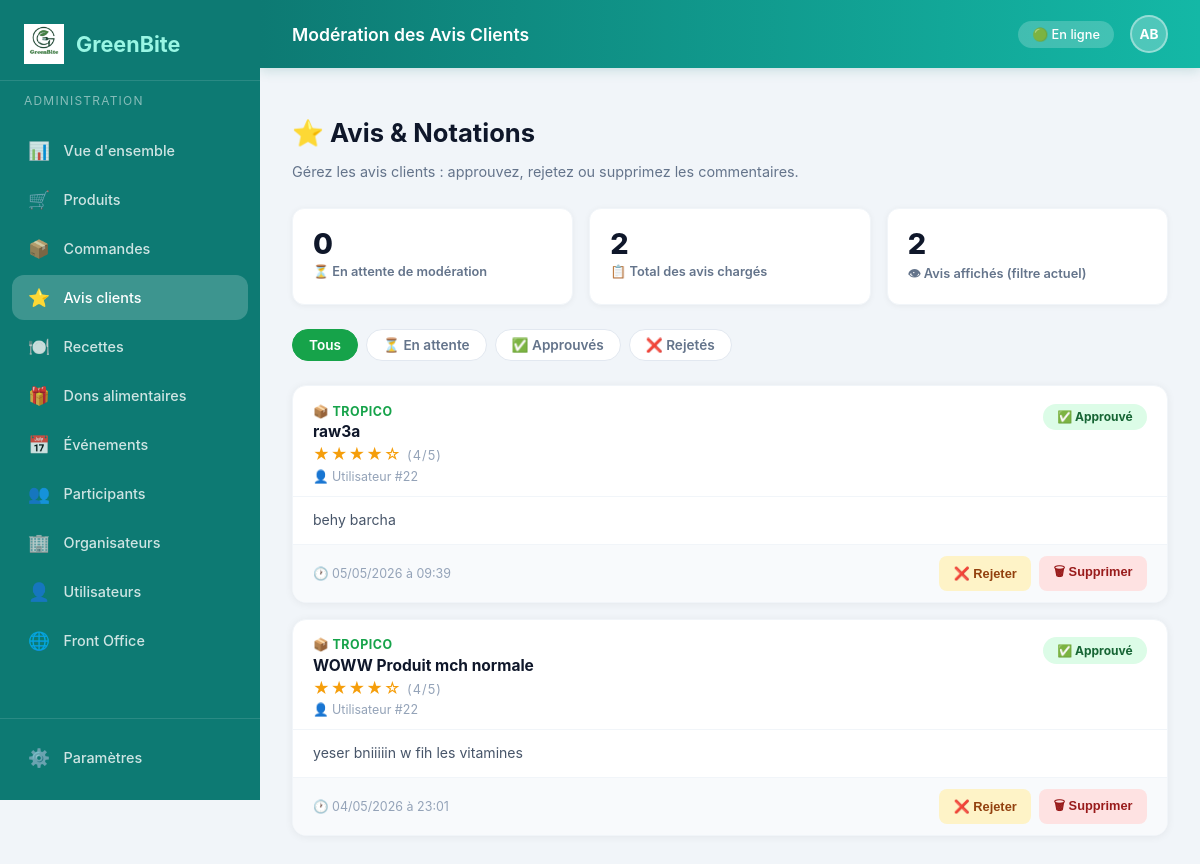
Screenshot of /Green-Bite/View/back-office/reviews_moderation.php (signed in) with the database file from the repository.
### tables this page shows
CREATE TABLE `avis` (
  `id_avis` int(10) UNSIGNED NOT NULL,
  `id_produit` int(10) UNSIGNED NOT NULL,
  `id_utilisateur` int(10) UNSIGNED NOT NULL,
  `note` tinyint(4) NOT NULL CHECK (`note` between 1 and 5),
  `titre` varchar(150) NOT NULL,
  `texte` text NOT NULL,
  `statut` enum('en-attente','approuve','rejet') NOT NULL DEFAULT 'en-attente',
  `nombre_utilites` int(10) UNSIGNED NOT NULL DEFAULT 0,
  `date_avis` datetime NOT NULL DEFAULT current_timestamp()
);

CREATE TABLE `produits` (
  `id_produit` int(11) NOT NULL,
  `nom` varchar(150) NOT NULL,
  `marque` varchar(120) NOT NULL,
  `code_barre` varchar(80) DEFAULT NULL,
  `categorie` varchar(120) DEFAULT NULL,
  `prix` decimal(10,2) NOT NULL DEFAULT 0.00,
  `calories` decimal(10,2) DEFAULT 0.00,
  `proteines` decimal(10,2) DEFAULT 0.00,
  `glucides` decimal(10,2) DEFAULT 0.00,
  `lipides` decimal(10,2) DEFAULT 0.00,
  `nutriscore` char(1) DEFAULT 'C',
  `image` text DEFAULT NULL,
  `quantite_disponible` int(11) NOT NULL DEFAULT 0,
  `statut` enum('actif','inactif','attente') DEFAULT 'actif',
  `date_ajout` datetime NOT NULL DEFAULT current_timestamp()
);

### Green-Bite/config/database.php (called while the page is built, shortened)
<?php
function getPdo(): PDO
{
    static $pdo = null;
    if ($pdo instanceof PDO) {
        return $pdo;
    }
    $dsn = 'mysql:host=' . DB_HOST . ';port=' . DB_PORT . ';dbname=' . DB_NAME . ';charset=utf8mb4';
    $options = [
        PDO::ATTR_ERRMODE => PDO::ERRMODE_EXCEPTION,
        PDO::ATTR_DEFAULT_FETCH_MODE => PDO::FETCH_ASSOC,
        PDO::ATTR_EMULATE_PREPARES => false,
    ];
    $pdo = new PDO($dsn, DB_USER, DB_PASS, $options);
    return $pdo;
}
final class Database
{
    public static function connection(): PDO
    {
        return getPdo();
    }
}

### Green-Bite/Controller/ReviewController.php (called while the page is built, shortened)
<?php
require_once __DIR__ . '/../Model/Review.php';
class ReviewController
{
    private Review $reviewModel;
    public function __construct()
    {
        $this->reviewModel = new Review();
    }
    public function listAllReviews(): array
    {
        $statut = $_GET['statut'] ?? null;
        $page = (int)($_GET['page'] ?? 1);
        $limit = 20;
        $offset = ($page - 1) * $limit;
        $reviews = $this->reviewModel->getAllReviews($statut, $limit, $offset);
        return [
            'success' => true,
            'avis' => $reviews,
            'page' => $page,
            'statut' => $statut
        ];
    }
    public function getPendingCount(): array
    {
        return [
            'count' => $this->reviewModel->countPendingReviews()
        ];
    }
}

### Green-Bite/Model/Review.php (called while the page is built, shortened)
<?php
require_once __DIR__ . '/../config/database.php';
class Review
{
    private PDO $pdo;
    public function __construct()
    {
        $this->pdo = Database::connection();
    }
    public function getAllReviews(string $statut = null, int $limit = 20, int $offset = 0): array
    {
        try {
            $where = '';
            $stmt = $this->pdo->prepare('
                SELECT a.*, p.nom as produit_nom
                FROM avis a
                LEFT JOIN produits p ON a.id_produit = p.id_produit
                ' . $where . '
                ORDER BY a.date_avis DESC
                LIMIT :limit OFFSET :offset
            ');
            $stmt->bindValue(':limit', $limit, PDO::PARAM_INT);
            $stmt->bindValue(':offset', $offset, PDO::PARAM_INT);
            $stmt->execute();
            return $stmt->fetchAll(PDO::FETCH_ASSOC) ?: [];
        } catch (PDOException $e) {
            error_log("Erreur lors de la récupération des avis admin: " . $e->getMessage());
            return [];
        }
    }
    public function countPendingReviews(): int
    {
        try {
            $stmt = $this->pdo->query('
                SELECT COUNT(*) as count FROM avis WHERE statut = "en-attente"
            ');
            $result = $stmt->fetch(PDO::FETCH_ASSOC);
            return (int)$result['count'];
        } catch (PDOException $e) {
            error_log("Erreur lors du comptage des avis en attente: " . $e->getMessage());
            return 0;
        }
    }
}

### Green-Bite/Controller/bootstrap.php (called while the page is built, shortened)
<?php
require_once __DIR__ . '/../config/database.php';
function h(?string $value): string
{
    return htmlspecialchars((string) $value, ENT_QUOTES, 'UTF-8');
}

### Green-Bite/View/back-office/reviews_moderation.php (the view, shortened to what this page needs)
<?php
require_once __DIR__ . '/../includes/bootstrap.php';
require_once __DIR__ . '/../../Controller/ReviewController.php';
$controller  = new ReviewController();
$statut      = $_GET['statut'] ?? '';
$result       = $controller->listAllReviews();
$pendingCount = $controller->getPendingCount()['count'];
$reviews      = $result['avis'] ?? [];
$allResult      = (new ReviewController())->listAllReviews();
$totalAll       = count($allResult['avis']);
?>
<!DOCTYPE html>
<html lang="fr">
<head>
    <link rel="stylesheet" href="../style.css">
</head>
<body>
<div class="dashboard-layout">
<?php $activePage = 'reviews'; include __DIR__ . '/../includes/sidebar_admin.php'; ?>
    <div class="dashboard-main">
        <header class="dashboard-header">
            <div class="header-title">Modération des Avis Clients</div>
            <div class="header-right">
                <span class="header-badge">🟢 En ligne</span>
                <div class="admin-avatar">AB</div>
            </div>
        </header>
        <div class="page-content">
            <div class="page-header">
                <h1>⭐ Avis & Notations</h1>
                <p>Gérez les avis clients : approuvez, rejetez ou supprimez les commentaires.</p>
            </div>
            <div class="stats-row">
                <div class="stat-box">
                    <div class="sv"><?= $pendingCount ?></div>
                    <div class="sl">⏳ En attente de modération</div>
                </div>
                <div class="stat-box">
                    <div class="sv"><?= $totalAll ?></div>
                    <div class="sl">📋 Total des avis chargés</div>
                </div>
                <div class="stat-box">
                    <div class="sv"><?= count($reviews) ?></div>
                    <div class="sl">👁 Avis affichés (filtre actuel)</div>
                </div>
            </div>
            <div class="filter-bar">
                <a href="reviews_moderation.php" class="filter-pill <?= $statut === '' ? 'active' : '' ?>">Tous</a>
                <a href="?statut=en-attente" class="filter-pill <?= $statut === 'en-attente' ? 'active' : '' ?>">
                    ⏳ En attente <?php if ($pendingCount > 0): ?><span>(<?= $pendingCount ?>)</span><?php endif; ?>
                </a>
                <a href="?statut=approuve" class="filter-pill <?= $statut === 'approuve' ? 'active' : '' ?>">✅ Approuvés</a>
                <a href="?statut=rejet"    class="filter-pill <?= $statut === 'rejet'    ? 'active' : '' ?>">❌ Rejetés</a>
            </div>
            <?php if (empty($reviews)): ?>
                <div class="empty-state">
                    <div class="ei">💬</div>
                    <p style="font-size:1.1rem;font-weight:600;color:#475569;">Aucun avis à afficher</p>
                    <p style="margin-top:.5rem;">Aucun avis ne correspond aux filtres sélectionnés.</p>
                </div>
            <?php else: ?>
                <div class="reviews-grid">
                    <?php foreach ($reviews as $avis): ?>
                        <?php
                        $note  = (int)$avis['note'];
                        $stars = str_repeat('★', $note) . str_repeat('☆', 5 - $note);
                        $sClass = match($avis['statut']) {
                            'approuve' => 's-approuve',
                            'rejet'    => 's-rejet',
                            default    => 's-pending',
                        };
                        $sLabel = match($avis['statut']) {
                            'approuve' => '✅ Approuvé',
                            'rejet'    => '❌ Rejeté',
                            default    => '⏳ En attente',
                        };
                        ?>
                        <div class="review-card" id="card-<?= (int)$avis['id_avis'] ?>">
                            <div class="rc-top">
                                <div class="rc-meta">
                                    <div class="rc-product">📦 <?= h((string)($avis['produit_nom'] ?? 'Produit supprimé')) ?></div>
                                    <div class="rc-title"><?= h($avis['titre']) ?></div>
                                    <div class="rc-stars"><?= $stars ?> <span style="color:#94a3b8;font-size:.8rem;">(<?= $note ?>/5)</span></div>
                                    <div class="rc-user">👤 Utilisateur #<?= (int)$avis['id_utilisateur'] ?></div>
                                </div>
                                <span class="rc-status <?= $sClass ?>" id="status-<?= (int)$avis['id_avis'] ?>"><?= $sLabel ?></span>
                            </div>
                            <div class="rc-body"><?= h($avis['texte']) ?></div>
                            <div class="rc-footer">
                                <span class="rc-date">🕐 <?= (new DateTime($avis['date_avis']))->format('d/m/Y à H:i') ?></span>
                                <div class="rc-actions">
                                    <?php if ($avis['statut'] !== 'rejet'): ?>
                                        <button class="btn-act btn-reject"
                                            onclick="act(<?= (int)$avis['id_avis'] ?>, 'reject', this)">❌ Rejeter</button>
                                    <?php endif; ?>
                                    <button class="btn-act btn-delete"
                                        onclick="if(confirm('Supprimer définitivement cet avis ?')) act(<?= (int)$avis['id_avis'] ?>, 'delete', this)">🗑 Supprimer</button>
                                </div>
                            </div>
                        </div>
                    <?php endforeach; ?>
                </div>
            <?php endif; ?>
        </div>
    </div>
</div>
</body>
</html>

### Green-Bite/View/style.css (style rules this page uses)
:root { --primary-green: #15803d; --primary-green-dark: #166534; --primary-green-light: #dcfce7; --accent-teal: #0d7a73; --accent-teal-dark: #085851; --accent-teal-light: #ccfbf1; --gray-light: #f1f5f9; --gray-border: #e2e8f0; --text-dark: #0f172a; --text-muted: #64748b; }
body { font-family: 'Inter', system-ui, -apple-system, sans-serif; background-color: var(--gray-light); margin: 0; padding: 0; }
.dashboard-header { background: linear-gradient(90deg, var(--accent-teal) 0%, #14b8a6 100%); }
* { box-sizing: border-box; }
.filter-bar { display: flex; gap: 0.75rem; flex-wrap: wrap; margin-bottom: 1.75rem; }
.filter-pill { padding: 8px 20px; border-radius: 9999px; border: 1.5px solid #14b8a6; background: white; color: var(--accent-teal); font-size: 0.85rem; font-weight: 500; cursor: pointer; transition: all 0.2s; font-family: 'Inter', sans-serif; }
.filter-pill:hover, .filter-pill.active { background: var(--accent-teal); color: white; border-color: var(--accent-teal); }
.dashboard-layout { display: flex; min-height: 100vh; }
.dashboard-main { margin-left: 260px; flex: 1; display: flex; flex-direction: column; }
.dashboard-header { background: linear-gradient(90deg, var(--accent-teal) 0%, #14b8a6 100%); padding: 0 2rem; height: 68px; display: flex; align-items: center; justify-content: space-between; position: sticky; top: 0; z-index: 40; box-shadow: 0 2px 12px rgba(15,118,110,0.2); }
.header-title { color: white; font-size: 1.1rem; font-weight: 600; }
.header-right { display: flex; align-items: center; gap: 1rem; }
.header-badge { background: rgba(255,255,255,0.2); color: white; padding: 6px 14px; border-radius: 9999px; font-size: 0.8rem; font-weight: 500; }
.admin-avatar { width: 38px; height: 38px; border-radius: 50%; background: rgba(255,255,255,0.25); color: white; display: flex; align-items: center; justify-content: center; font-weight: 700; font-size: 0.85rem; border: 2px solid rgba(255,255,255,0.4); cursor: pointer; }
.page-content { padding: 2rem; flex: 1; }
.page-header { margin-bottom: 1.75rem; }
.page-header h1 { font-size: 1.6rem; font-weight: 700; color: #0f172a; margin-bottom: 0.25rem; }
.page-header p { color: #64748b; font-size: 0.9rem; }

### rows the page displays
avis: id_produit.nom "TROPICO", titre "raw3a", note "★★★★☆", note "4", id_utilisateur "22", statut "✅ Approuvé", texte "behy barcha", date_avis "05/05/2026 à 09:39"
avis: id_produit.nom "TROPICO", titre "WOWW Produit mch normale", note "★★★★☆", note "4", id_utilisateur "22", statut "✅ Approuvé", texte "yeser bniiiiin w fih les vitamines", date_avis "04/05/2026 à 23:01"

### other values shown
$icon "📊 🛒 📦 ⭐ 🍽️ 🎁 📅 👥 🏢 🌐"
$label "Vue d'ensemble Produits Commandes Avis clients Recettes Dons alimentaires Événements Participants Organisateurs Utilisateurs Front Office"
$pendingCount "0"
$totalAll "2"
count($reviews) "2"
